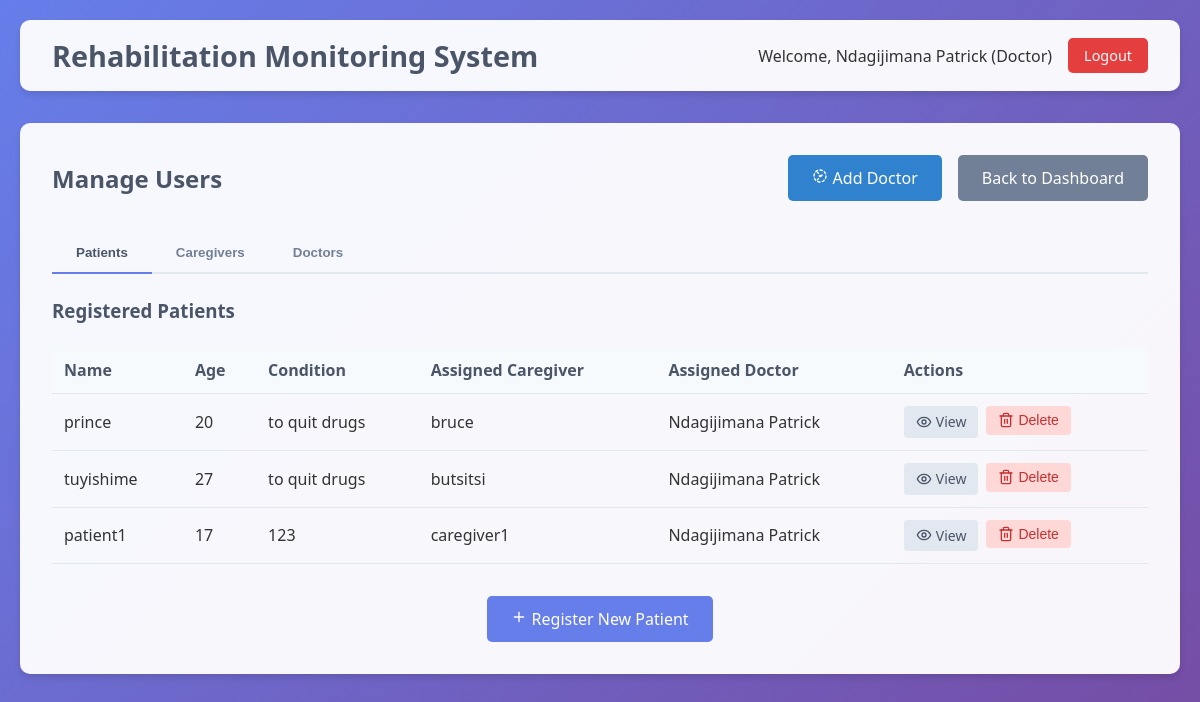
/manage_users (signed in), run on the app's committed database.
### tables this page shows
CREATE TABLE users (
            id INTEGER PRIMARY KEY AUTOINCREMENT,
            username TEXT UNIQUE NOT NULL,
            password TEXT NOT NULL,
            role TEXT NOT NULL,
            name TEXT NOT NULL
        );

CREATE TABLE patients (
            id INTEGER PRIMARY KEY AUTOINCREMENT,
            name TEXT NOT NULL,
            age INTEGER,
            condition_description TEXT,
            release_date TEXT,
            assigned_caregiver TEXT,
            doctor_id INTEGER,
            FOREIGN KEY (doctor_id) REFERENCES users (id)
        );

### app.py (the view)
@app.route('/manage_users')
def manage_users():
    if 'user_id' not in session or session['role'] != 'doctor':
        return redirect(url_for('index'))
    conn = sqlite3.connect('rehabilitation.db')
    cursor = conn.cursor()
    cursor.execute("SELECT id, username, name FROM users WHERE role = 'doctor'")
    doctors = cursor.fetchall()
    cursor.execute("SELECT id, username, name FROM users WHERE role = 'caregiver'")
    caregivers = cursor.fetchall()
    cursor.execute("""
        SELECT p.id, p.name, p.age, p.condition_description, p.assigned_caregiver, u.name as doctor_name
        FROM patients p
        LEFT JOIN users u ON p.doctor_id = u.id
    """)
    patients = cursor.fetchall()
    conn.close()
    return render_template('manage_users.html', doctors=doctors, caregivers=caregivers, patients=patients)

### templates/manage_users.html (shortened to what this page needs)
{% extends "base.html" %}
{% block content %}
<div class="card">
    <div style="display: flex; justify-content: space-between; align-items: center; margin-bottom: 2rem;">
        <h2 style="color: #4a5568;">Manage Users</h2>
        <div style="display: flex; gap: 1rem;">
            <a href="{{ url_for('register_doctor') }}" class="btn" style="background-color: #3182ce;">
                Add Doctor
            </a>
            <a href="{{ url_for('doctor_dashboard') }}" class="btn btn-secondary">Back to Dashboard</a>
        </div>
    </div>
    <div class="tabs">
        <button class="tab-btn active" onclick="openTab('patients')">Patients</button>
        <button class="tab-btn" onclick="openTab('caregivers')">Caregivers</button>
        <button class="tab-btn" onclick="openTab('doctors')">Doctors</button>
    </div>
    <div id="patients" class="tab-content active">
        <h3 style="margin: 1.5rem 0; color: #4a5568;">Registered Patients</h3>
        {% if patients %}
        <table class="table">
            <thead>
                <tr>
                    <th>Name</th>
                    <th>Age</th>
                    <th>Condition</th>
                    <th>Assigned Caregiver</th>
                    <th>Assigned Doctor</th>
                    <th>Actions</th>
                </tr>
            </thead>
            <tbody>
                {% for patient in patients %}
                <tr>
                    <td>{{ patient[1] }}</td>
                    <td>{{ patient[2] }}</td>
                    <td>{{ patient[3] }}</td>
                    <td>{{ patient[4] }}</td>
                    <td>{{ patient[5] }}</td>
                    <td>
                        <div class="action-buttons">
                            <a href="{{ url_for('patient_details', patient_id=patient[0]) }}" class="btn-small">
                                <svg xmlns="http://www.w3.org/2000/svg" width="16" height="16" viewBox="0 0 24 24" fill="none" stroke="currentColor" stroke-width="2" stroke-linecap="round" stroke-linejoin="round" class="icon"><path d="M2 12s3-7 10-7 10 7 10 7-3 7-10 7-10-7-10-7Z"/><circle cx="12" cy="12" r="3"/></svg>
                                View
                            </a>
                            <form method="POST" action="{{ url_for('delete_user', user_type='patient', user_id=patient[0]) }}" onsubmit="return confirm('Are you sure you want to delete this patient? This will also delete all feedback reports.');">
                                <button type="submit" class="btn-small delete">
                                    Delete
                                </button>
                            </form>
                        </div>
                    </td>
                </tr>
                {% endfor %}
            </tbody>
        </table>
        {% else %}
        <p style="text-align: center; color: #718096; padding: 2rem;">No patients registered yet.</p>
        {% endif %}
        <div style="text-align: center; margin-top: 2rem;">
            <a href="{{ url_for('register_patient') }}" class="btn">
                <svg xmlns="http://www.w3.org/2000/svg" width="16" height="16" viewBox="0 0 24 24" fill="none" stroke="currentColor" stroke-width="2" stroke-linecap="round" stroke-linejoin="round" class="icon"><line x1="12" x2="12" y1="5" y2="19"/><line x1="5" x2="19" y1="12" y2="12"/></svg>
                Register New Patient
            </a>
        </div>
    </div>
</div>
{% endblock %}

### templates/base.html (shortened to what this page needs)
<!DOCTYPE html>
<html lang="en">
<head>
</head>
<body>
    <div class="container">
        {% if session.user_id %}
        <div class="header">
            <h1>Rehabilitation Monitoring System</h1>
            <div class="user-info">
                <span>Welcome, {{ session.name }} ({{ session.role.title() }})</span>
                <a href="{{ url_for('logout') }}" class="logout-btn">Logout</a>
            </div>
        </div>
        {% endif %}
        {% block content %}{% endblock %}
    </div>
</body>
</html>

### templates/base.html (style rules this page uses)
* { margin: 0; padding: 0; box-sizing: border-box; }
body { font-family: 'Segoe UI', Tahoma, Geneva, Verdana, sans-serif; background: linear-gradient(135deg, #667eea 0%, #764ba2 100%); min-height: 100vh; color: #333; }
.container { max-width: 1200px; margin: 0 auto; padding: 20px; }
.header { background: rgba(255, 255, 255, 0.95); padding: 1rem 2rem; border-radius: 10px; margin-bottom: 2rem; box-shadow: 0 4px 6px rgba(0, 0, 0, 0.1); display: flex; justify-content: space-between; align-items: center; }
.header h1 { color: #4a5568; font-size: 1.8rem; }
.user-info { display: flex; align-items: center; gap: 1rem; }
.logout-btn { background: #e53e3e; color: white; padding: 0.5rem 1rem; border: none; border-radius: 5px; text-decoration: none; font-size: 0.9rem; transition: background 0.3s; }
.card { background: rgba(255, 255, 255, 0.95); border-radius: 10px; padding: 2rem; margin-bottom: 2rem; box-shadow: 0 4px 6px rgba(0, 0, 0, 0.1); }
.btn { background: #667eea; color: white; padding: 0.75rem 1.5rem; border: none; border-radius: 5px; font-size: 1rem; cursor: pointer; text-decoration: none; display: inline-block; transition: background 0.3s; }
.btn-secondary { background: #718096; }
.table { width: 100%; border-collapse: collapse; margin-top: 1rem; }
.table th, .table td { padding: 0.75rem; text-align: left; border-bottom: 1px solid #e2e8f0; }
.table th { background: #f7fafc; font-weight: 600; color: #4a5568; }
.icon { width: 16px; height: 16px; }

### templates/manage_users.html (style rules this page uses)
.tabs { display: flex; border-bottom: 2px solid #e2e8f0; margin-bottom: 1rem; }
.tab-btn { padding: 0.75rem 1.5rem; background: none; border: none; border-bottom: 2px solid transparent; margin-bottom: -2px; cursor: pointer; font-weight: 600; color: #718096; transition: all 0.3s; }
.tab-btn.active { color: #4a5568; border-bottom: 2px solid #667eea; }
.tab-content { display: none; }
.tab-content.active { display: block; }
.action-buttons { display: flex; gap: 0.5rem; }
.btn-small { display: inline-flex; align-items: center; gap: 0.25rem; padding: 0.4rem 0.75rem; border-radius: 4px; font-size: 0.875rem; background: #e2e8f0; color: #4a5568; border: none; cursor: pointer; text-decoration: none; transition: background 0.3s; }
.btn-small.delete { background: #fed7d7; color: #c53030; }

### data on the page
users: name "Ndagijimana Patrick"
patients: name "prince", age "20", condition_description "to quit drugs", assigned_caregiver "bruce", name "Ndagijimana Patrick"
patients: name "tuyishime", age "27", condition_description "to quit drugs", assigned_caregiver "butsitsi", name "Ndagijimana Patrick"
patients: name "patient1", age "17", condition_description "123", assigned_caregiver "caregiver1", name "Ndagijimana Patrick"

### other printed values
{{ session.role.title() }} "Doctor"
